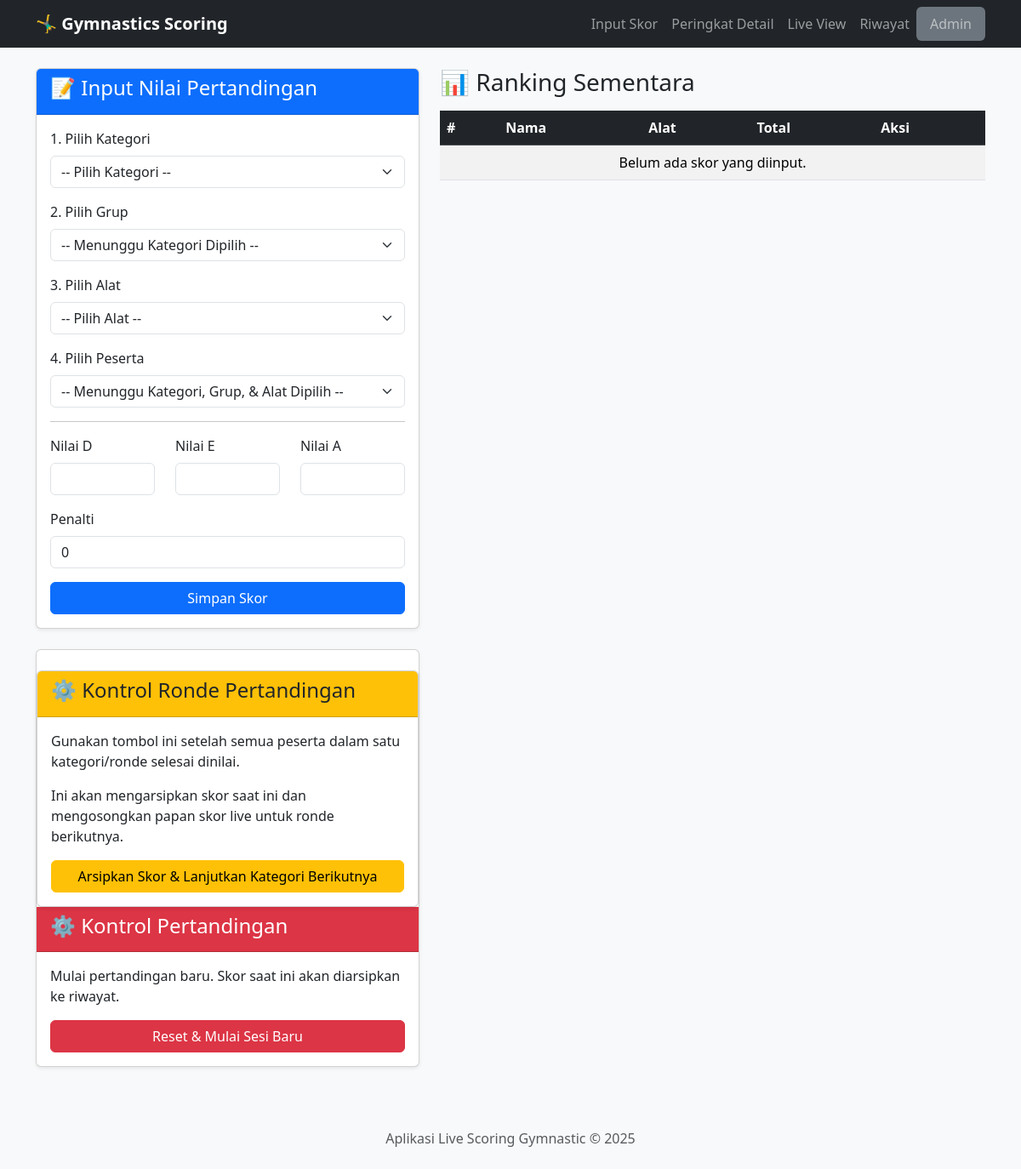
Before: / with the older database file.
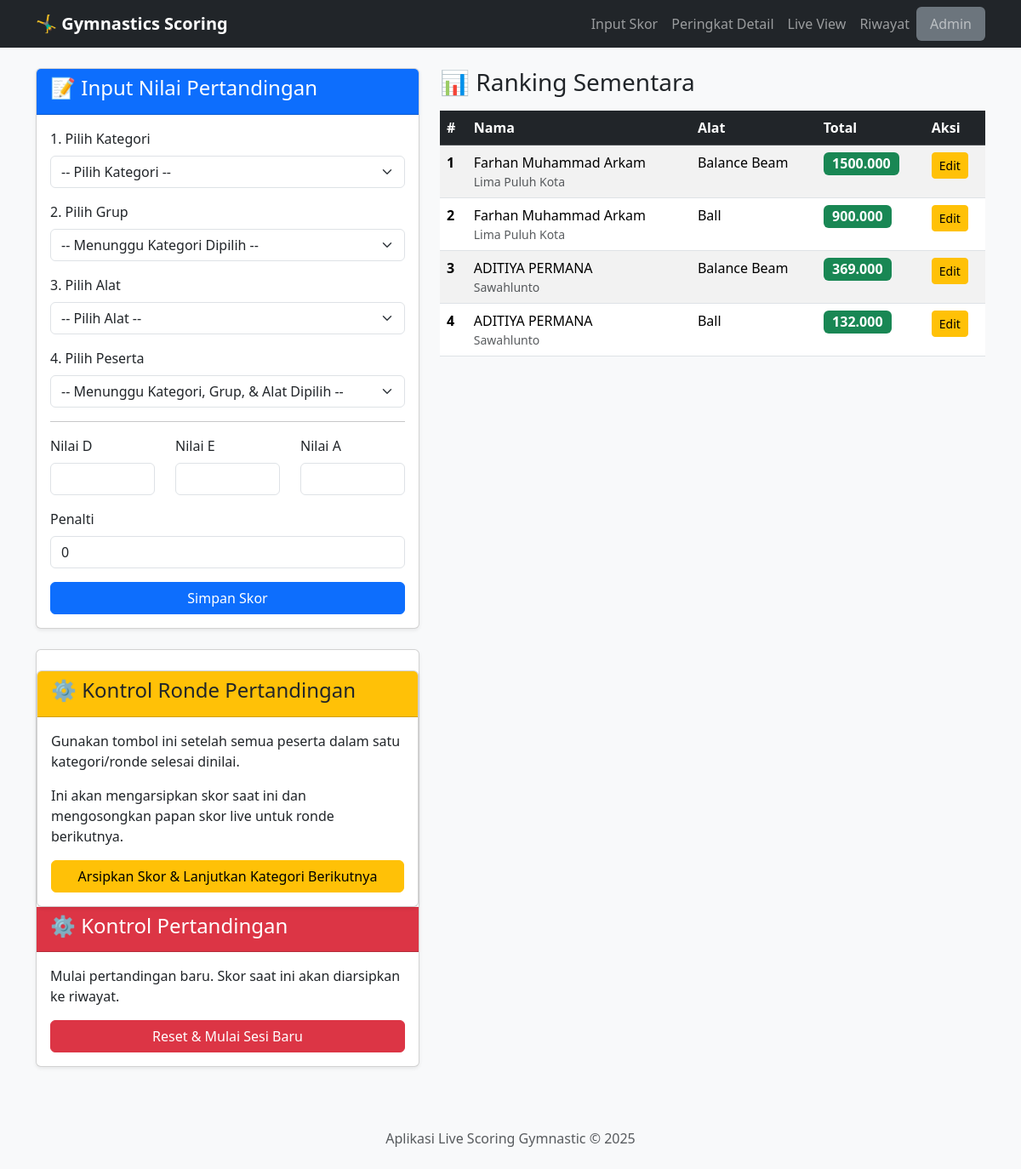
After: the same page with the newer database file.
### app.py (models this page shows)
class Skor(db.Model):
    id = db.Column(db.Integer, primary_key=True)
    event_id = db.Column(db.Integer, db.ForeignKey('event.id'), nullable=False)
    peserta_id = db.Column(db.Integer, db.ForeignKey('peserta.id'), nullable=False)
    alat_id = db.Column(db.Integer, db.ForeignKey('alat.id'), nullable=False)
    nilai_d = db.Column(db.Float, nullable=False, default=0.0)
    nilai_e = db.Column(db.Float, nullable=False, default=0.0)
    nilai_a = db.Column(db.Float, nullable=False, default=0.0)
    penalti = db.Column(db.Float, nullable=False, default=0.0)
    total_nilai = db.Column(db.Float, nullable=False, default=0.0)
    sesi_pertandingan = db.Column(db.String(100), default="current")
    event = db.relationship('Event', backref=db.backref('skor', lazy=True, cascade="all, delete"))
    peserta = db.relationship('Peserta', backref=db.backref('skor', lazy=True, cascade="all, delete"))
    alat = db.relationship('Alat')

class Peserta(db.Model):
    id = db.Column(db.Integer, primary_key=True)
    nama = db.Column(db.String(150), nullable=False)
    event_id = db.Column(db.Integer, db.ForeignKey('event.id'), nullable=False)
    daerah_id = db.Column(db.Integer, db.ForeignKey('daerah.id'), nullable=False)
    kategori_id = db.Column(db.Integer, db.ForeignKey('kategori.id'), nullable=False)
    grup_id = db.Column(db.Integer, db.ForeignKey('grup.id'), nullable=False)
    event = db.relationship('Event', backref=db.backref('peserta', lazy=True, cascade="all, delete"))
    daerah = db.relationship('Daerah', backref=db.backref('peserta', lazy=True))
    kategori = db.relationship('Kategori', backref=db.backref('peserta', lazy=True))
    grup = db.relationship('Grup', backref=db.backref('peserta', lazy=True))
    __table_args__ = {'extend_existing': True}

class Daerah(db.Model):
    id = db.Column(db.Integer, primary_key=True)
    nama = db.Column(db.String(100), unique=True, nullable=False)

class Alat(db.Model):
    id = db.Column(db.Integer, primary_key=True)
    nama = db.Column(db.String(100), unique=True, nullable=False)

### app.py (the view, shortened to what this page needs)
@app.route('/', methods=['GET', 'POST'])
def input_skor():
    active_event = get_active_event()
    if not active_event:
        flash("Tidak ada event yang aktif. Silakan aktifkan satu event di menu Admin.", "warning")
        return render_template('no_event.html')
    kategori_ids = db.session.query(Peserta.kategori_id).filter(Peserta.event_id == active_event.id).distinct().all()
    kategori_list = Kategori.query.filter(Kategori.id.in_([k[0] for k in kategori_ids])).all()
    master_data = { 'kategori': kategori_list, 'alat': Alat.query.order_by(Alat.nama).all() }
    ranking_sementara = Skor.query.filter_by(event_id=active_event.id, sesi_pertandingan='current').order_by(Skor.total_nilai.desc()).all()
    return render_template('input_skor.html', data=master_data, ranking=ranking_sementara, active_event=active_event)

### app.py (called while the page is built)
def get_active_event():
    return Event.query.filter_by(is_active=True).first()

### templates/input_skor.html (shortened to what this page needs)
{% extends 'layout.html' %}
{% block content %}
<div class="row">
    <div class="col-lg-5">
        <div class="card shadow-sm">
            <div class="card-header bg-primary text-white">
                <h4>📝 Input Nilai Pertandingan</h4>
            </div>
            <div class="card-body">
                <form action="{{ url_for('input_skor') }}" method="post">
                    <div class="mb-3">
                        <label for="kategori" class="form-label">1. Pilih Kategori</label>
                        <select class="form-select" id="kategori" name="kategori_id" required>
                            <option value="">-- Pilih Kategori --</option>
                        </select>
                    </div>
                    <div class="mb-3">
                        <label for="grup" class="form-label">2. Pilih Grup</label>
                        <select class="form-select" id="grup" name="grup_id" required>
                            <option value="">-- Menunggu Kategori Dipilih --</option>
                        </select>
                    </div>
                    <div class="mb-3">
                        <label for="alat" class="form-label">3. Pilih Alat</label>
                        <select class="form-select" id="alat" name="alat" required>
                            <option value="">-- Pilih Alat --</option>
                        </select>
                    </div>
                    <div class="mb-3">
                        <label for="peserta" class="form-label">4. Pilih Peserta</label>
                        <select class="form-select" id="peserta" name="peserta" required>
                            <option value="">-- Menunggu Kategori, Grup, & Alat Dipilih --</option>
                        </select>
                    </div>
                    <hr>
                    <div class="row mb-3">
                        <div class="col-sm-4"><label for="nilai_d" class="form-label">Nilai D</label><input type="number" step="0.001" class="form-control" name="nilai_d" required></div>
                        <div class="col-sm-4"><label for="nilai_e" class="form-label">Nilai E</label><input type="number" step="0.001" class="form-control" name="nilai_e" required></div>
                        <div class="col-sm-4"><label for="nilai_a" class="form-label">Nilai A</label><input type="number" step="0.001" class="form-control" name="nilai_a"></div>
                    </div>
                    <div class="mb-3"><label for="penalti" class="form-label">Penalti</label><input type="number" step="0.001" class="form-control" name="penalti" value="0"></div>
                    <button type="submit" class="btn btn-primary w-100">Simpan Skor</button>
                </form>
            </div>
        </div>
        <div class="card shadow-sm mt-4">
            <div class="card shadow-sm mt-4">
                <div class="card-header bg-warning text-dark">
                    <h4>⚙️ Kontrol Ronde Pertandingan</h4>
                </div>
                <div class="card-body">
                    <p>Gunakan tombol ini setelah semua peserta dalam satu kategori/ronde selesai dinilai.</p>
                    <p>Ini akan mengarsipkan skor saat ini dan mengosongkan papan skor live untuk ronde berikutnya.</p>
                    <form action="{{ url_for('archive_scores') }}" method="post" onsubmit="return confirm('Apakah Anda yakin ingin mengarsipkan semua skor live saat ini?');">
                        <button type="submit" class="btn btn-warning w-100">
                            Arsipkan Skor & Lanjutkan Kategori Berikutnya
                        </button>
                    </form>
                </div>
            </div>
             <div class="card-header bg-danger text-white"><h4>⚙️ Kontrol Pertandingan</h4></div>
             <div class="card-body">
                <p>Mulai pertandingan baru. Skor saat ini akan diarsipkan ke riwayat.</p>
                <form action="{{ url_for('reset_skor') }}" method="post" onsubmit="return confirm('Yakin ingin memulai sesi baru?');">
                    <button type="submit" class="btn btn-danger w-100">Reset & Mulai Sesi Baru</button>
                </form>
            </div>
        </div>
    </div>
    <div class="col-lg-7">
        <h3 class="mb-3">📊 Ranking Sementara</h3>
        <div class="table-responsive">
            <table class="table table-striped table-hover">
                <thead class="table-dark">
                    <tr>
                        <th>#</th>
                        <th>Nama</th>
                        <th>Alat</th>
                        <th>Total</th>
                        <th>Aksi</th>
                    </tr>
                </thead>
                <tbody>
                    {% for s in ranking %}
                    <tr>
                        <td><strong>{{ loop.index }}</strong></td>
                        <td><a href="{{ url_for('profil_peserta', peserta_id=s.peserta.id) }}" class="participant-link">{{ s.peserta.nama }}</a> <small class="text-muted d-block">{{ s.peserta.daerah.nama }}</small></td>
                        <td>{{ s.alat.nama }}</td>
                        <td><span class="badge bg-success fs-6">{{ "%.3f"|format(s.total_nilai) }}</span></td>
                        <td>
                            <a href="{{ url_for('edit_skor', skor_id=s.id) }}" class="btn btn-sm btn-warning">Edit</a>
                        </td>
                    </tr>
                    {% else %}
                    <tr><td colspan="5" class="text-center">Belum ada skor yang diinput.</td></tr>
                    {% endfor %}
                </tbody>
            </table>
        </div>
    </div>
</div>
{% endblock %}

### templates/layout.html (shortened to what this page needs)
<!doctype html>
<html lang="id">
<head>
    <link href="https://cdn.jsdelivr.net/npm/bootstrap@5.3.3/dist/css/bootstrap.min.css" rel="stylesheet">
    <link rel="stylesheet" href="{{ url_for('static', filename='css/style.css') }}">
</head>
<body>
    <nav class="navbar navbar-expand-lg navbar-dark bg-dark">
        <div class="container">
            <a class="navbar-brand" href="{{ url_for('input_skor') }}">🤸‍♂️ Gymnastics Scoring</a>
            <div class="collapse navbar-collapse" id="navbarNav">
                <ul class="navbar-nav ms-auto">
                    <li class="nav-item"><a class="nav-link" href="{{ url_for('input_skor') }}">Input Skor</a></li>
                    <li class="nav-item"><a class="nav-link" href="{{ url_for('peringkat') }}">Peringkat Detail</a></li>
                    <li class="nav-item"><a class="nav-link" href="{{ url_for('live_view') }}" target="_blank">Live View</a></li>
                    <li class="nav-item"><a class="nav-link" href="{{ url_for('riwayat') }}">Riwayat</a></li>
                    <li class="nav-item"><a class="nav-link bg-secondary rounded px-3" href="{{ url_for('admin_dashboard') }}">Admin</a></li>
                </ul>
            </div>
        </div>
    </nav>
    <main class="container mt-4">
        {% block content %}{% endblock %}
    </main>
    <footer class="text-center text-muted py-4 mt-5 bg-light">
        Aplikasi Live Scoring Gymnastic &copy; 2025
    </footer>
</body>
</html>

### static/css/style.css (style rules this page uses)
body { background-color: #f8f9fa; }
.navbar-brand { font-weight: bold; }
.card-header { font-weight: 500; }
a.participant-link { color: inherit; text-decoration: none; font-weight: 500; }

Changed rows visible on the page:
added Skor: peserta.nama "Farhan Muhammad Arkam", peserta.daerah.nama "Lima Puluh Kota", alat.nama "Balance Beam", total_nilai "1500.000"
added Skor: peserta.nama "Farhan Muhammad Arkam", peserta.daerah.nama "Lima Puluh Kota", alat.nama "Ball", total_nilai "900.000"
added Skor: peserta.nama "ADITIYA PERMANA", peserta.daerah.nama "Sawahlunto", alat.nama "Balance Beam", total_nilai "369.000"
added Skor: peserta.nama "ADITIYA PERMANA", peserta.daerah.nama "Sawahlunto", alat.nama "Ball", total_nilai "132.000"
Other visible differences:
text no longer shown: "Belum ada skor yang diinput."
